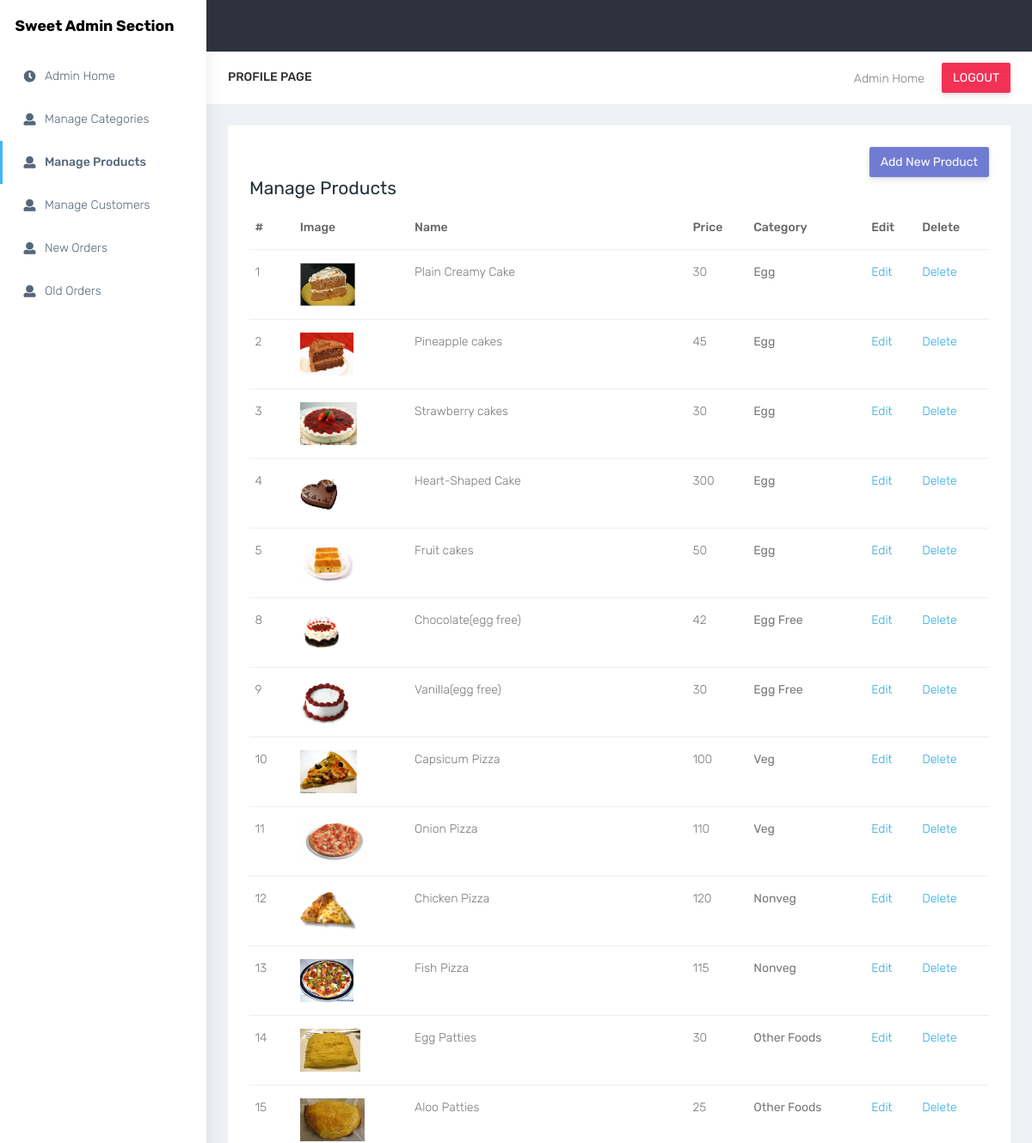
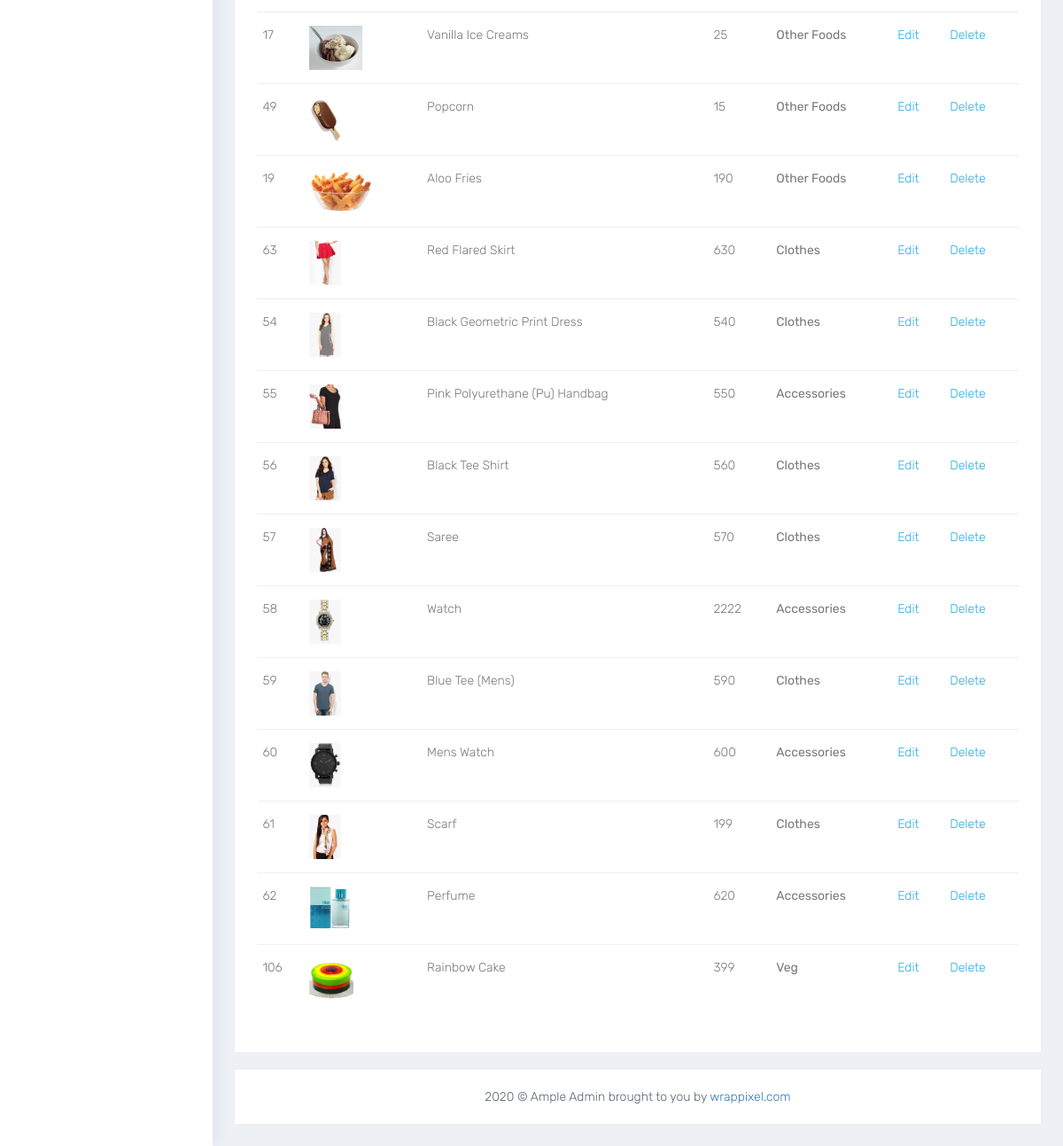
Page /administrator/manage_products.php (signed in) on the committed database (2 pictures, top to bottom).
### tables this page shows
CREATE TABLE `products` (
  `id` int(11) NOT NULL,
  `name` varchar(100) NOT NULL DEFAULT '',
  `details` text NOT NULL,
  `image` varchar(100) NOT NULL DEFAULT '',
  `price` int(4) NOT NULL DEFAULT 0,
  `cid` int(6) NOT NULL DEFAULT 0,
  `total_views` int(11) NOT NULL,
  `total_sales` int(11) NOT NULL
);

CREATE TABLE `category` (
  `cid` int(6) NOT NULL,
  `cname` varchar(100) NOT NULL DEFAULT '',
  `parent_id` int(6) NOT NULL DEFAULT 0
);

### administrator/manage_products.php (the view, shortened to what this page needs)
<?php
include "lib/connection.php";
include "lib/header.php";
?>
            <div class="container-fluid">
                <div class="row">
                    <div class="col-lg-12 col-xlg-12 col-md-12">
                        <div class="card">
                            <div class="card-body">
                                <div align = right><a href="add_product.php"
                                class="btn btn-primary ">Add New Product</a>
                                </div>
                                <h3 class="box-title">Manage Products</h3>
                            <div class="table-responsive">
                                <table class="table">
                                    <thead>
                                        <tr>
                                            <th class="border-top-0">#</th>
                                            <th class="border-top-0">Image</th>
                                            <th class="border-top-0">Name</th>
                                            <th class="border-top-0">Price</th>
                                            <th class="border-top-0">Category</th>
                                            <th class="border-top-0">Edit</th>
                                            <th class="border-top-0">Delete</th>
                                        </tr>
                                    </thead>
                                    <tbody>
    <?php
    $sql = "SELECT * FROM `products` WHERE 1";
    $res = $db->query($sql);
    while($row = $res->fetch_array()) {
        $sql2 = "SELECT * FROM `category` WHERE `cid` = '$row[cid]' ";
        $res2 = $db->query($sql2);
        $row2 = $res2->fetch_array();
        print "
                <tr>
                    <td>$row[id]</td>
                    <td><img src = \"../$row[image]\" height = 50></td>
                    <td>$row[name]</td>
                    <td>$row[price]</td>
                    <td><b>$row2[cname]</b></td>
                    <td><a href = edit_product.php?edit_id=$row[id]>Edit</a></td>
                    <td><a href = manage_products.php?del_id=$row[id] onclick = \"return confirm('Are you sure');\">Delete</a></td>
                </tr> ";
    }
    ?>
                                    </tbody>
                                </table>
                            </div>
                        </div>
                    </div>
                </div>
            </div>
 <?php
 include "lib/footer.php";
 ?>

### rows in the picture
products: id "1", image (picture), name "Plain Creamy Cake", price "30", cid.cname "Egg"
products: id "2", image (picture), name "Pineapple cakes", price "45", cid.cname "Egg"
products: id "3", image (picture), name "Strawberry cakes", price "30", cid.cname "Egg"
products: id "4", image (picture), name "Heart-Shaped Cake", price "300", cid.cname "Egg"
products: id "5", image (picture), name "Fruit cakes", price "50", cid.cname "Egg"
products: id "8", image (picture), name "Chocolate(egg free)", price "42", cid.cname "Egg Free"
products: id "9", image (picture), name "Vanilla(egg free)", price "30", cid.cname "Egg Free"
products: id "10", image (picture), name "Capsicum Pizza", price "100", cid.cname "Veg"
products: id "11", image (picture), name "Onion Pizza", price "110", cid.cname "Veg"
products: id "12", image (picture), name "Chicken Pizza", price "120", cid.cname "Nonveg"
products: id "13", image (picture), name "Fish Pizza", price "115", cid.cname "Nonveg"
products: id "14", image (picture), name "Egg Patties", price "30", cid.cname "Other Foods"
products: id "15", image (picture), name "Aloo Patties", price "25", cid.cname "Other Foods"
products: id "17", image (picture), name "Vanilla Ice Creams", price "25", cid.cname "Other Foods"
products: id "49", image (picture), name "Popcorn", price "15", cid.cname "Other Foods"
products: id "19", image (picture), name "Aloo Fries", price "190", cid.cname "Other Foods"
products: id "63", image (picture), name "Red Flared Skirt", price "630", cid.cname "Clothes"
products: id "54", image (picture), name "Black Geometric Print Dress", price "540", cid.cname "Clothes"
products: id "55", image (picture), name "Pink Polyurethane (Pu) Handbag", price "550", cid.cname "Accessories"
products: id "56", image (picture), name "Black Tee Shirt", price "560", cid.cname "Clothes"
products: id "57", image (picture), name "Saree", price "570", cid.cname "Clothes"
products: id "58", image (picture), name "Watch", price "2222", cid.cname "Accessories"
products: id "59", image (picture), name "Blue Tee (Mens)", price "590", cid.cname "Clothes"
products: id "60", image (picture), name "Mens Watch", price "600", cid.cname "Accessories"
products: id "61", image (picture), name "Scarf", price "199", cid.cname "Clothes"
products: id "62", image (picture), name "Perfume", price "620", cid.cname "Accessories"
products: id "106", image (picture), name "Rainbow Cake", price "399", cid.cname "Veg"
